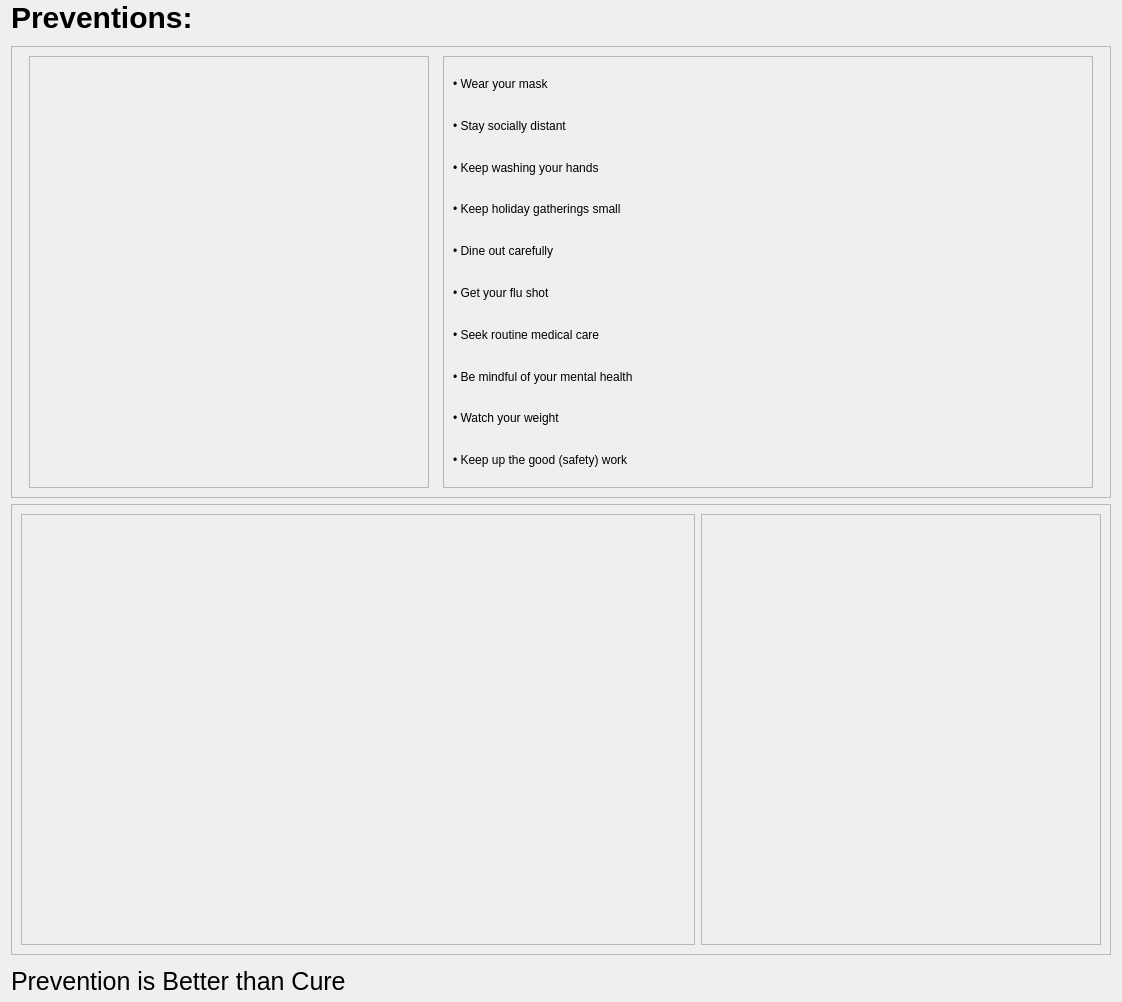
                             <widget class="QWidget" name="scrollAreaWidgetContents_3">
                              <property name="geometry">
                               <rect>
                                <x>0</x>
                                <y>0</y>
                                <width>1122</width>
                                <height>1002</height>
                               </rect>
                              </property>
                              <layout class="QVBoxLayout" name="verticalLayout_21">
                               <property name="topMargin">
                                <number>0</number>
                               </property>
                               <item>
                                <widget class="QLabel" name="label">
                                 <property name="minimumSize">
                                  <size>
                                   <width>0</width>
                                   <height>40</height>
                                  </size>
                                 </property>
                                 <property name="maximumSize">
                                  <size>
                                   <width>16777215</width>
                                   <height>40</height>
                                  </size>
                                 </property>
                                 <property name="styleSheet">
                                  <string notr="true">font-size: 30px;
font: bold;</string>
                                 </property>
                                 <property name="text">
                                  <string>Preventions:</string>
                                 </property>
                                 <property name="alignment">
                                  <set>Qt::AlignLeading|Qt::AlignLeft|Qt::AlignTop</set>
                                 </property>
                                </widget>
                               </item>
                               <item>
                                <widget class="QFrame" name="frame_4">
                                 <property name="minimumSize">
                                  <size>
                                   <width>0</width>
                                   <height>450</height>
                                  </size>
                                 </property>
                                 <property name="frameShape">
                                  <enum>QFrame::StyledPanel</enum>
                                 </property>
                                 <property name="frameShadow">
                                  <enum>QFrame::Raised</enum>
                                 </property>
                                 <layout class="QHBoxLayout" name="horizontalLayout_6">
                                  <item>
                                   <widget class="QFrame" name="frame_3">
                                    <property name="minimumSize">
                                     <size>
                                      <width>200</width>
                                      <height>300</height>
                                     </size>
                                    </property>
                                    <property name="maximumSize">
                                     <size>
                                      <width>400</width>
                                      <height>600</height>
                                     </size>
                                    </property>
                                    <property name="styleSheet">
                                     <string notr="true">border-image: url(:/images/images/images/things_you_should_do.png);</string>
                                    </property>
                                    <property name="frameShape">
                                     <enum>QFrame::StyledPanel</enum>
                                    </property>
                                    <property name="frameShadow">
                                     <enum>QFrame::Raised</enum>
                                    </property>
                                   </widget>
                                  </item>
                                  <item>
                                   <widget class="QFrame" name="frame">
                                    <property name="maximumSize">
                                     <size>
                                      <width>650</width>
                                      <height>16777215</height>
                                     </size>
                                    </property>
                                    <property name="styleSheet">
                                     <string notr="true">font: 75 18pt &quot;Lato&quot;;
</string>
                                    </property>
                                    <property name="frameShape">
                                     <enum>QFrame::StyledPanel</enum>
                                    </property>
                                    <property name="frameShadow">
                                     <enum>QFrame::Raised</enum>
                                    </property>
                                    <layout class="QVBoxLayout" name="verticalLayout_23">
                                     <item>
                                      <widget class="QLabel" name="label_18">
                                       <property name="text">
                                        <string>• Wear your mask</string>
                                       </property>
                                      </widget>
                                     </item>
                                     <item>
                                      <widget class="QLabel" name="label_19">
                                       <property name="text">
                                        <string>• Stay socially distant</string>
                                       </property>
                                      </widget>
                                     </item>
                                     <item>
                                      <widget class="QLabel" name="label_25">
                                       <property name="text">
                                        <string>• Keep washing your hands</string>
                                       </property>
                                      </widget>
                                     </item>
                                     <item>
                                      <widget class="QLabel" name="label_21">
                                       <property name="text">
                                        <string>• Keep holiday gatherings small</string>
                                       </property>
                                      </widget>
                                     </item>
                                     <item>
                                      <widget class="QLabel" name="label_24">
                                       <property name="text">
                                        <string>• Dine out carefully</string>
                                       </property>
                                      </widget>
                                     </item>
                                     <item>
                                      <widget class="QLabel" name="label_22">
                                       <property name="text">
                                        <string>• Get your flu shot</string>
                                       </property>
                                      </widget>
                                     </item>
                                     <item>
                                      <widget class="QLabel" name="label_23">
                                       <property name="text">
                                        <string>• Seek routine medical care</string>
                                       </property>
                                      </widget>
                                     </item>
                                     <item>
                                      <widget class="QLabel" name="label_20">
                                       <property name="text">
                                        <string>• Be mindful of your mental health</string>
                                       </property>
                                      </widget>
                                     </item>
                                     <item>
                                      <widget class="QLabel" name="label_26">
                                       <property name="text">
                                        <string>• Watch your weight</string>
                                       </property>
                                      </widget>
                                     </item>
                                     <item>
                                      <widget class="QLabel" name="label_27">
                                       <property name="text">
                                        <string>• Keep up the good (safety) work</string>
                                       </property>
                                      </widget>
                                     </item>
                                    </layout>
                                   </widget>
                                  </item>
                                 </layout>
                                </widget>
                               </item>
                               <item>
                                <widget class="QFrame" name="frame_2">
                                 <property name="minimumSize">
                                  <size>
                                   <width>0</width>
                                   <height>450</height>
                                  </size>
                                 </property>
                                 <property name="frameShape">
                                  <enum>QFrame::StyledPanel</enum>
                                 </property>
                                 <property name="frameShadow">
                                  <enum>QFrame::Raised</enum>
                                 </property>
                                 <layout class="QHBoxLayout" name="horizontalLayout_13">
                                  <item>
                                   <widget class="QFrame" name="frame_9">
                                    <property name="frameShape">
                                     <enum>QFrame::StyledPanel</enum>
                                    </property>
                                    <property name="frameShadow">
                                     <enum>QFrame::Raised</enum>
                                    </property>
                                   </widget>
                                  </item>
                                  <item>
                                   <widget class="QFrame" name="frame_10">
                                    <property name="maximumSize">
                                     <size>
                                      <width>400</width>
                                      <height>600</height>
                                     </size>
                                    </property>
                                    <property name="styleSheet">
                                     <string notr="true">border-image: url(:/images/images/images/get_vaccinated.png);</string>
                                    </property>
                                    <property name="frameShape">
                                     <enum>QFrame::StyledPanel</enum>
                                    </property>
                                    <property name="frameShadow">
                                     <enum>QFrame::Raised</enum>
                                    </property>
                                   </widget>
                                  </item>
                                 </layout>
                                </widget>
                               </item>
                               <item>
                                <widget class="QLabel" name="label_2">
                                 <property name="minimumSize">
                                  <size>
                                   <width>0</width>
                                   <height>30</height>
                                  </size>
                                 </property>
                                 <property name="maximumSize">
                                  <size>
                                   <width>16777215</width>
                                   <height>20</height>
                                  </size>
                                 </property>
                                 <property name="font">
                                  <font>
                                   <family>Segoe UI</family>
                                   <pointsize>-1</pointsize>
                                   <weight>50</weight>
                                   <italic>false</italic>
                                   <bold>false</bold>
                                  </font>
                                 </property>
                                 <property name="styleSheet">
                                  <string notr="true">font: 25px;
text: bold;</string>
                                 </property>
                                 <property name="text">
                                  <string>Prevention is Better than Cure</string>
                                 </property>
                                </widget>
                               </item>
                              </layout>
                             </widget>
